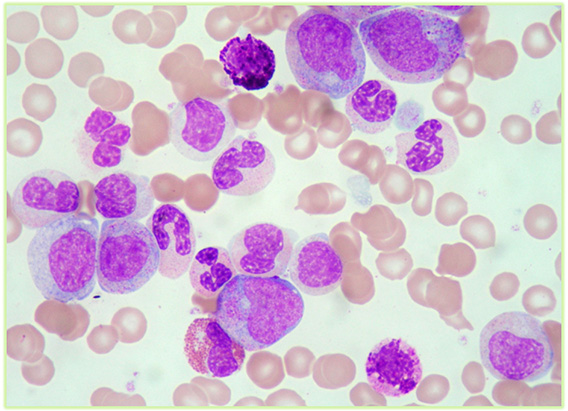
#> input picture Imagem3/imgem3.jpg, 568 x 411 px, found by its file name
$ python metodoCanny.py
#> lines starting #> are read from the running program, lines starting #| are printed output that depends on the picture
import cv2
import numpy as np
import matplotlib.pyplot as plt

# Carregar a imagem
imagem_path = "Imagem3/imgem3.jpg"
imagem = cv2.imread(imagem_path, cv2.IMREAD_GRAYSCALE)
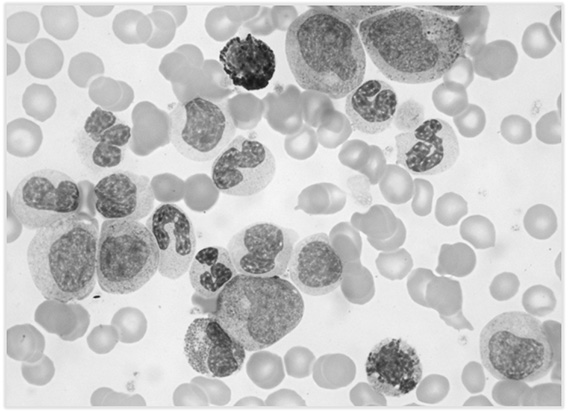
#> imagem: shape (411, 568); min 20, max 255, mean 197.5

# Detecção de bordas
bordas = cv2.Canny(imagem, 50, 150)
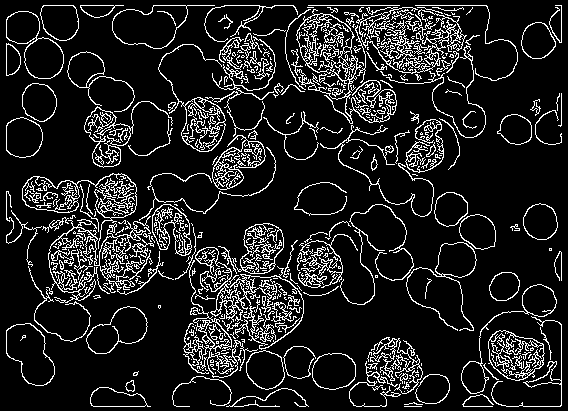
#> bordas: shape (411, 568); 12.7% white in thin lines or dots

# Exibir a imagem original e a imagem com bordas
plt.subplot(121), plt.imshow(imagem, cmap='gray')
plt.title('Imagem Original em preto e branco'), plt.xticks([]), plt.yticks([])

plt.subplot(122), plt.imshow(bordas, cmap='gray')
plt.title('Detecção de Bordas - Canny'), plt.xticks([]), plt.yticks([])

plt.show()
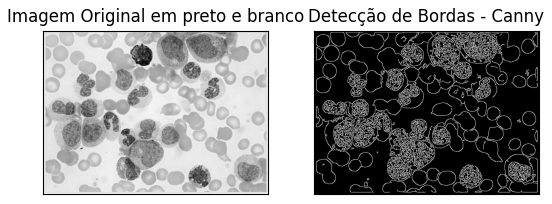
#> figure drawn by matplotlib, 2 panels
